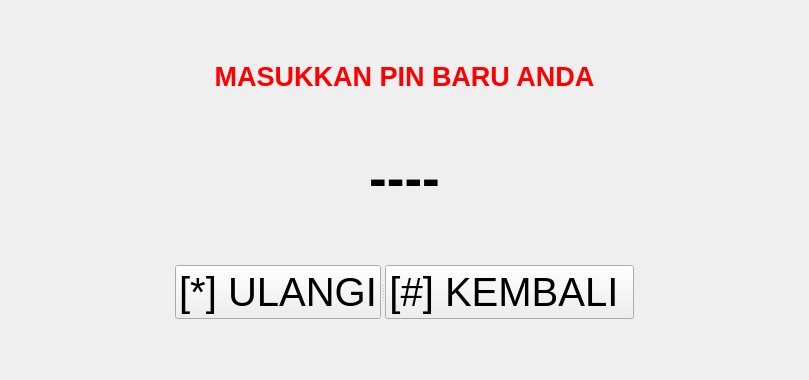
<?xml version="1.0" encoding="UTF-8"?>
<ui version="4.0">
 <class>Form</class>
 <widget class="QWidget" name="Form">
  <property name="geometry">
   <rect>
    <x>0</x>
    <y>0</y>
    <width>809</width>
    <height>380</height>
   </rect>
  </property>
  <property name="windowTitle">
   <string>UBAH PIN</string>
  </property>
  <layout class="QHBoxLayout" name="horizontalLayout">
   <item>
    <spacer name="horizontalSpacer">
     <property name="orientation">
      <enum>Qt::Horizontal</enum>
     </property>
     <property name="sizeHint" stdset="0">
      <size>
       <width>40</width>
       <height>20</height>
      </size>
     </property>
    </spacer>
   </item>
   <item>
    <layout class="QVBoxLayout" name="verticalLayout">
     <item>
      <spacer name="verticalSpacer_3">
       <property name="orientation">
        <enum>Qt::Vertical</enum>
       </property>
       <property name="sizeHint" stdset="0">
        <size>
         <width>20</width>
         <height>40</height>
        </size>
       </property>
      </spacer>
     </item>
     <item>
      <widget class="QLabel" name="info">
       <property name="font">
        <font>
         <pointsize>20</pointsize>
         <weight>75</weight>
         <bold>true</bold>
        </font>
       </property>
       <property name="styleSheet">
        <string notr="true">color:red</string>
       </property>
       <property name="text">
        <string>MASUKKAN PIN BARU ANDA</string>
       </property>
       <property name="alignment">
        <set>Qt::AlignCenter</set>
       </property>
      </widget>
     </item>
     <item>
      <spacer name="verticalSpacer_2">
       <property name="orientation">
        <enum>Qt::Vertical</enum>
       </property>
       <property name="sizeHint" stdset="0">
        <size>
         <width>20</width>
         <height>40</height>
        </size>
       </property>
      </spacer>
     </item>
     <item>
      <widget class="QLabel" name="pin">
       <property name="font">
        <font>
         <pointsize>40</pointsize>
         <weight>75</weight>
         <bold>true</bold>
        </font>
       </property>
       <property name="text">
        <string>----</string>
       </property>
       <property name="alignment">
        <set>Qt::AlignCenter</set>
       </property>
      </widget>
     </item>
     <item>
      <spacer name="verticalSpacer">
       <property name="orientation">
        <enum>Qt::Vertical</enum>
       </property>
       <property name="sizeHint" stdset="0">
        <size>
         <width>20</width>
         <height>40</height>
        </size>
       </property>
      </spacer>
     </item>
     <item>
      <widget class="QSplitter" name="splitter">
       <property name="orientation">
        <enum>Qt::Horizontal</enum>
       </property>
       <widget class="QPushButton" name="ulangi_btn">
        <property name="font">
         <font>
          <pointsize>30</pointsize>
         </font>
        </property>
        <property name="styleSheet">
         <string notr="true"/>
        </property>
        <property name="text">
         <string>[*] ULANGI</string>
        </property>
       </widget>
       <widget class="QPushButton" name="kembali_btn">
        <property name="font">
         <font>
          <pointsize>30</pointsize>
         </font>
        </property>
        <property name="styleSheet">
         <string notr="true"/>
        </property>
        <property name="text">
         <string>[#] KEMBALI </string>
        </property>
       </widget>
      </widget>
     </item>
     <item>
      <spacer name="verticalSpacer_4">
       <property name="orientation">
        <enum>Qt::Vertical</enum>
       </property>
       <property name="sizeHint" stdset="0">
        <size>
         <width>20</width>
         <height>40</height>
        </size>
       </property>
      </spacer>
     </item>
    </layout>
   </item>
   <item>
    <spacer name="horizontalSpacer_2">
     <property name="orientation">
      <enum>Qt::Horizontal</enum>
     </property>
     <property name="sizeHint" stdset="0">
      <size>
       <width>40</width>
       <height>20</height>
      </size>
     </property>
    </spacer>
   </item>
  </layout>
 </widget>
 <resources/>
 <connections/>
</ui>
